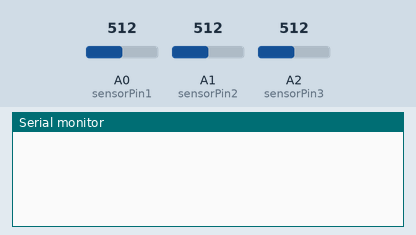
Simulated run of this sketch. Board: Arduino Uno, built with avr-gcc and run on an emulated ATmega328P. On the bench: the last lines printed to the serial monitor. The inputs (shaded band) are chosen by the test bench; at power-on: A0 (sensorPin1) = 512, A1 (sensorPin2) = 512, A2 (sensorPin3) = 512.

Above: at 1.2 s.
1.3 s: A0 (sensorPin1) set to 716
At 2.7 s:
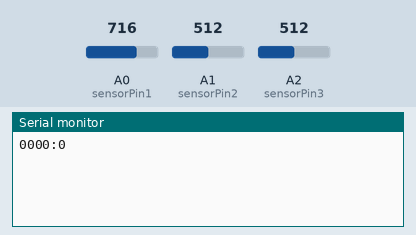
3.0 s: A1 (sensorPin2) set to 716
At 3.9 s:
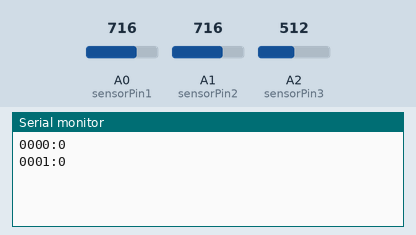
4.5 s: A2 (sensorPin3) set to 716
At 5.2 s:
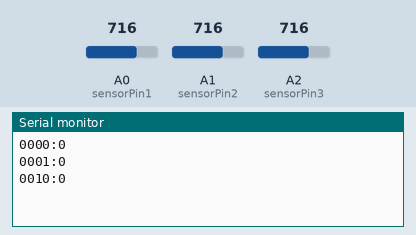
6.0 s: A0 (sensorPin1) set to 511
At 6.4 s:
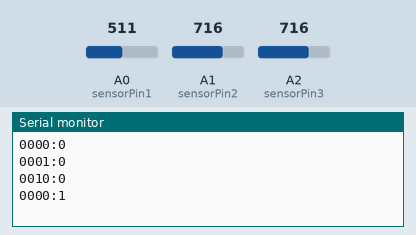
7.5 s: A1 (sensorPin2) set to 511
At 8.7 s:
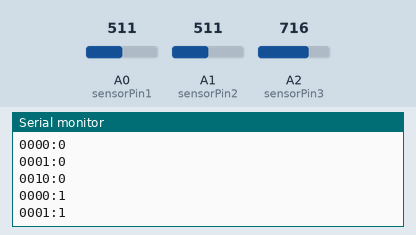
9.0 s: A2 (sensorPin3) set to 511
At 10.1 s:
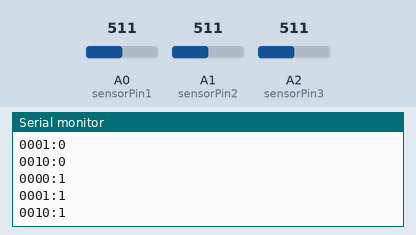
Timing chart, 0 to 11.5 s (numbered marks = the images above; inputs shaded):
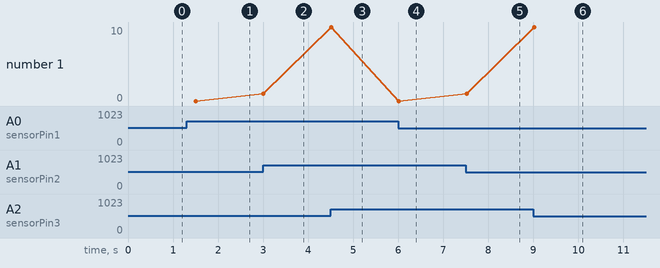

Measured:
- after the input at 1.3 s, the serial monitor: prints a new line after 0.20 s (image 1)
- after the input at 3.0 s, the serial monitor: prints a new line at once (image 2)
- after the input at 4.5 s, the serial monitor: prints a new line at once (image 3)
- after the input at 6.0 s, the serial monitor: prints a new line at once (image 4)
- after the input at 7.5 s, the serial monitor: prints a new line at once (image 5)
- after the input at 9.0 s, the serial monitor: prints a new line at once (image 6)
- plotted number 1: 0 → 1 after the input at 3.0 s, 1 → 10 after the input at 4.5 s, 1 → 10 after the input at 9.0 s

The sketch:

sensor_node.ino
```cpp
const int sensorPin1 = A0;
const int sensorPin2 = A1;
const int sensorPin3 = A2;

const String sensorID1 = "0000";
const String sensorID2 = "0001";
const String sensorID3 = "0010";

int sensorState1 = 0;
int sensorState2 = 0;
int sensorState3 = 0;

void setup() {
  Serial.begin(9600);
  sensorState1 = analogRead(sensorPin1);
  sensorState2 = analogRead(sensorPin2);
  sensorState3 = analogRead(sensorPin3);
}

void loop() {
  int sensorValue1 = analogRead(sensorPin1);
  int sensorValue2 = analogRead(sensorPin2);
  int sensorValue3 = analogRead(sensorPin3);
  //Serial.println(sensorValue1);
  sensorState1 = compareState(sensorValue1, sensorState1, sensorID1);
  sensorState2 = compareState(sensorValue2, sensorState2, sensorID2);
  sensorState3 = compareState(sensorValue3, sensorState3, sensorID3);
  delay(250);
}

int compareState(int x, int y, String ID) {
  boolean state;
  int dif = y - x;
  //Serial.println("x:"+ String(x)+" y:"+ String(y)+" dif:"+String(dif));
  if ((dif > 200) && (x != y)) {
      state = true;
      transmit(ID, state);
  } else if ((dif < -200) && (x != y)) {
      state = false;
      transmit(ID, state);
  }
  return x;
}

void transmit(String ID, boolean state) {
  Serial.println(ID + ":" + state);
}
```
